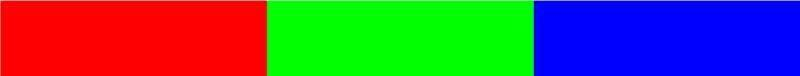
#> input picture rgb_small.png, 800 x 76 px
$ python teststack.py
#> lines starting #> are read from the running program, lines starting #| are printed output that depends on the picture
import cv2
import numpy as np

im = cv2.imread("rgb_small.png")
#> im is the input picture: shape (76, 800, 3); mean B, G, R 86.5, 86.5, 86.1
gray = cv2.cvtColor(np.float32(im), cv2.COLOR_BGR2GRAY)
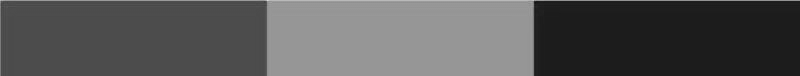
#> gray: shape (76, 800) float32; min 18.95, max 218.9, mean 86.4
# lower = np.array([77, 77, 77], dtype="uint8")
# upper = np.array([150, 100, 30],

print(im.shape)
#| (76, 800, 3)
print(gray.shape)
#| (76, 800)
upper = np.array([0, 255, 0],
                 dtype="uint8")                 # เอามาจากช่องสีที่คิดว่าเป็นดำ ถ้าเลขตำกว่านี้คือสีดำ -> อ้างอิงจาก imageprocessing.py  ยิ่งน้อยยิ่งดำ

black = 0                                       # ดูว่ามีกี่ pixel ที่คิดว่าดำ

w, h = gray.shape
#> w = 76; h = 800
# [10 lines of commented-out code are left out]
for h in range(len(gray)):                        # loop หาพื้นที่รูป
    for w in range(len(gray[h])):
#> (the run stopped early here; a loop or call above may not have finished)
